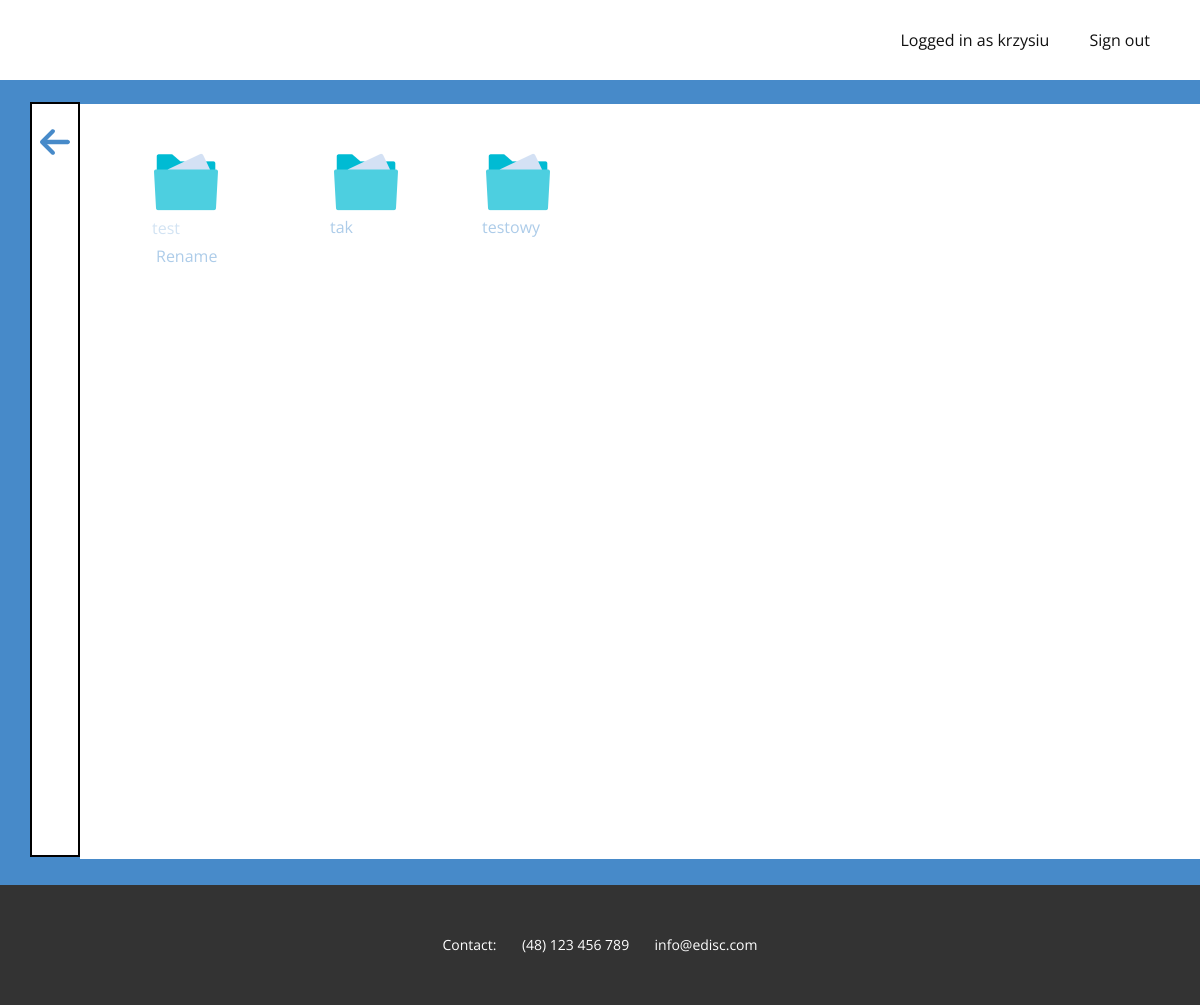
Page /drive/rename_directory/1 (signed in) on the earlier database version.
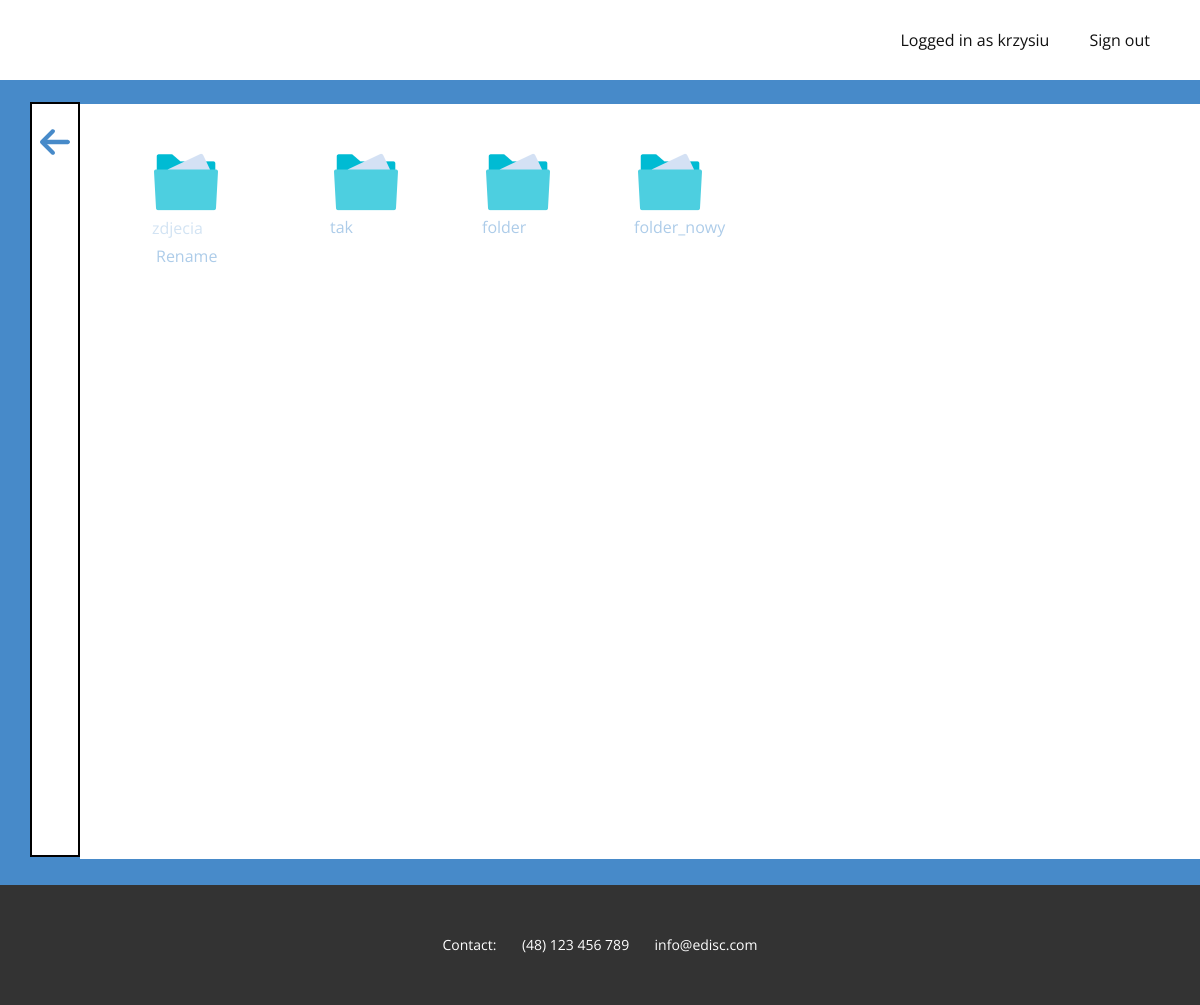
Same page on the later database version.
### mainapp/models.py (models this page shows, shortened)
class Directory (models.Model):
    user = models.ForeignKey(User, on_delete=models.CASCADE)
    directoryName = models.CharField(max_length=20)

### mainapp/views.py (the view)
# urls.py: path('drive/rename_directory/<int:pk>', views.rename_directory_function, name='rename_directory_function'),
@login_required(login_url='login')
def rename_directory_function(request, pk):
    if request.method == 'POST':
        name = request.POST.get('input_name')
        directory = Directory.objects.get(pk=pk)
        directory.directoryName = name
        directory.save()
        return redirect('../../drive')
    context = {
        'key': pk
    }
    return render(request, 'mainapp/rename_directory_function.html', context)

### mainapp/templates/mainapp/rename_directory_function.html (shortened to what this page needs)
{% extends './base.html' %}
{% block body_content %}
    <link rel="stylesheet" href="../../static/css/clear_input.css" media="screen">
    {% for dir in user.directory_set.all %}
        <div class="floatLeft">
            <a>
                <figure>
                    <img src="../../static/images/directory.png" width="72" height="65">
                    {% if dir.id == key %}
                        <figcaption>
                            <form method="POST">
                                <input type="text" id="input_name" name="input_name" placeholder="{{ dir.directoryName }}" style="width:100px;"><br>
                                <input type="submit" value="Rename">
                            </form>
                        </figcaption>
                    {% else %}
                        <figcaption>
                            {{ dir.directoryName }}
                        </figcaption>
                    {% endif %}
                </figure>
            </a>
         </div>
    {% endfor %}
{% endblock %}
{% block list_content %}
    <link rel="stylesheet" href="../../static/css/directory.css" media="screen">
     <a href="../../drive">
        <span class="u-icon u-icon-circle u-text-palette-1-base u-icon-1"><svg class="u-svg-link" preserveAspectRatio="xMidYMin slice" viewBox="0 0 447.243 447.243" style=""><use xmlns:xlink="http://www.w3.org/1999/xlink" xlink:href="#svg-afa0"></use></svg></span>
     </a>
{% endblock %}

Differences in the rows shown:
removed Directory: directoryName "testowy"
changed Directory: input_name "test" → "zdjecia"
added Directory: directoryName "folder"
added Directory: directoryName "folder_nowy"
